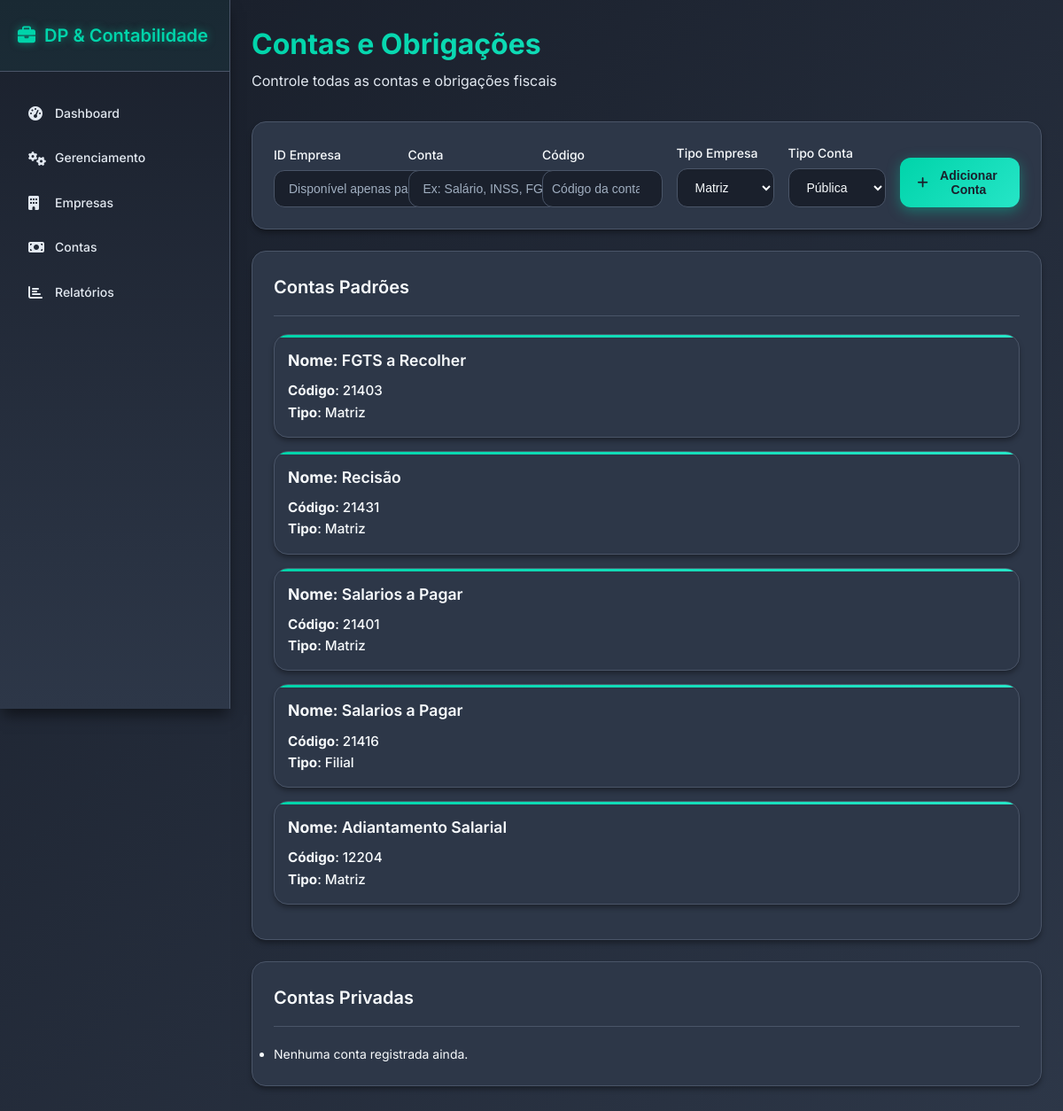
The page /contas on the database as committed earlier.
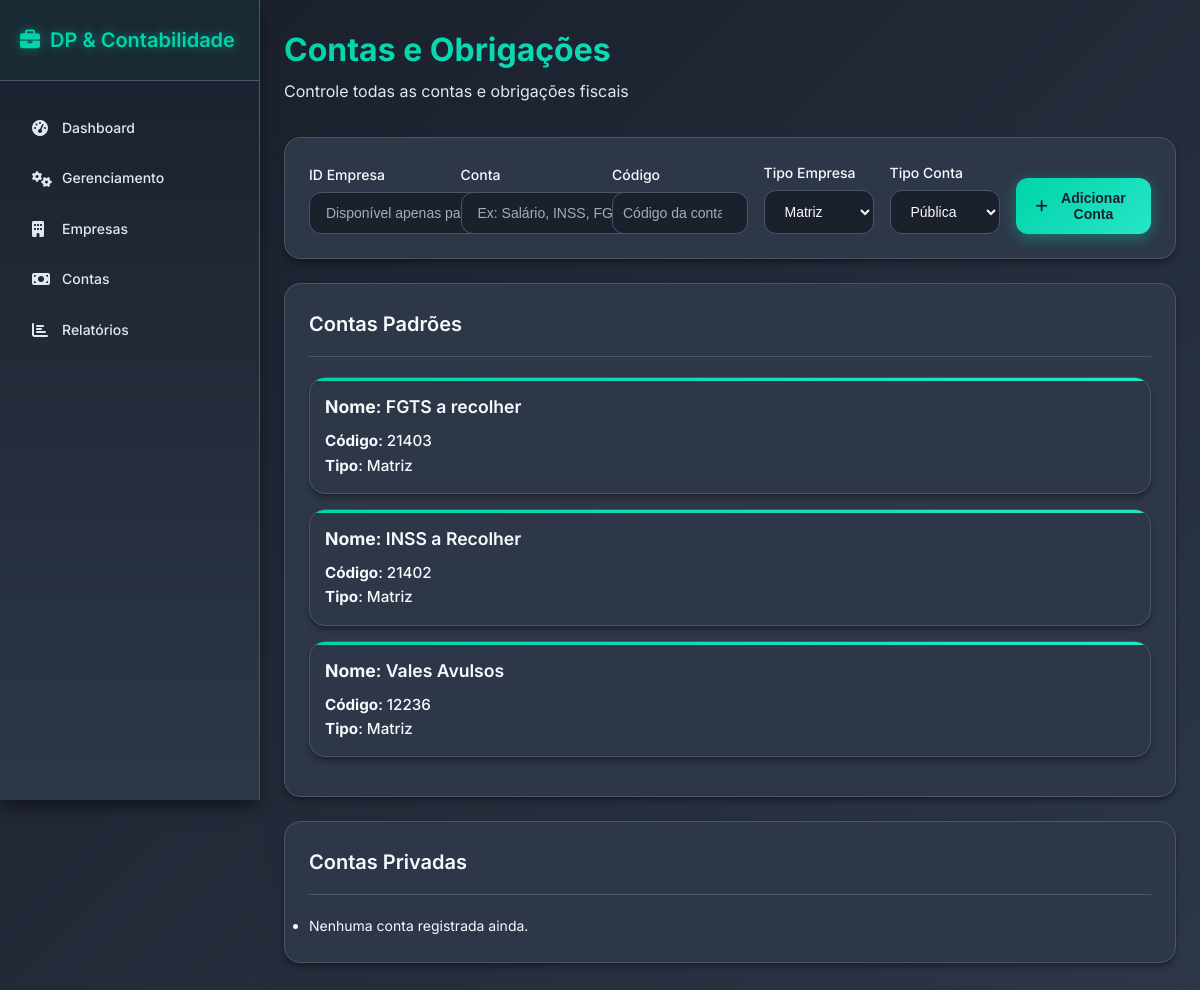
The same page on the database as committed later.
### tables this page shows
CREATE TABLE contas_modelos (
    id INTEGER PRIMARY KEY AUTOINCREMENT ,
    conta_nome VARCHAR(60) DEFAULT "RANDOM" UNIQUE,
    conta_codigo VARCHAR(10) NOT NULL UNIQUE,
    conta_tipo VARCHAR(15) DEFAULT "MATRIZ"
    );

### routes/contas.py (the view)
@contas_bp.route("/contas", methods=["GET"])
def return_page():
    contas, contas_privadas = Contas.retornar_contas()
    return render_template("contas.html", contas=contas, contas_privadas=contas_privadas)

### utils/db_comands.py (called while the page is built)
def execute_command(command, value=None):
    conn = sqlite3.connect(CAMINHO_DB)
    conn.row_factory = sqlite3.Row
    cursor = conn.cursor()
    if value is None:
        cursor.execute(command)
    else:
        cursor.execute(command, value)
    conn.commit()
    if command.strip().upper().startswith("SELECT"):
        rows = cursor.fetchall()
        return [dict(row) for row in rows]
    else:
        return cursor.lastrowid

### utils/func_contas.py (called while the page is built)
    @staticmethod
    def retornar_contas():
        contas = execute_command("SELECT * FROM contas_modelos")
        contas_privadas = execute_command("SELECT * FROM contas_privadas")
        return contas, contas_privadas

### templates/contas.html (shortened to what this page needs)
{% extends "base.html" %}
{% block content %}
<section id="contas" class="tab-content active">
  <div class="page-header">
    <h1>Contas e Obrigações</h1>
    <p>Controle todas as contas e obrigações fiscais</p>
  </div>
  <div class="content-card">
    <form action="{{ url_for('contas.criar_conta') }}" id="contaForm" class="form-grid" method="post">
      <div class="form-group">
        <label for="idEmpresa">ID Empresa</label>
        <input type="text" id="idEmpresa" name="id_empresa" placeholder="ID da empresa..." required>
      </div>
      <div class="form-group">
        <label for="contaDesc">Conta</label>
        <input style="width: 200px;" name="conta" type="text" id="contaDesc" placeholder="Ex: Salário, INSS, FGTS" required>
      </div>
      <div class="form-group">
        <label for="contaDesc">Código</label>
        <input style="height: 42px;" name="codigo" type="number" id="contaDesc" placeholder="Código da conta..." required>
      </div>
      <div class="form-group">
        <label for="contaDesc">Tipo Empresa</label>
        <select name="tipo" id="tipo_empresa">
          <option value="Matriz">Matriz</option>
        </select>
      </div>
      <div class="form-group">
        <label for="contaDesc">Tipo Conta</label>
        <select name="tipo_conta" id="tipo_conta">
          <option value="publica">Pública</option>
        </select>
      </div>
      <div class="form-actions">
        <button type="submit" class="btn btn-primary">
          <i class="fas fa-plus"></i> Adicionar Conta
        </button>
      </div>
    </form>
  </div>
  <div class="content-card">
    <div class="card-header">
      <h3>Contas Padrões</h3>
    </div>
    <ul id="contaLista">
      {% if contas %}
        {% for conta in contas %}
          <li class="empresa-item">
            <div class="empresa-header">
              <strong class="empresa-nome"><strong>Nome</strong>: {{ conta.conta_nome }}</strong>
            </div>
            <div class="empresa-details">
              <span class="empresa-cnpj"><strong>Código</strong>: {{ conta.conta_codigo }}</span>
            </div>
            <div class="empresa-details">
              <span class="empresa-cnpj"><strong>Tipo</strong>: {{ conta.conta_tipo}}</span>
            </div>
          </li>
        {% endfor %}
      {% else %}
        <li>Nenhuma conta registrada ainda.</li>
      {% endif %}
    </ul>
  </div>
  <div class="content-card">
    <div class="card-header">
      <h3>Contas Privadas</h3>
    </div>
    <ul id="contaLista">
      {% if contas_privadas %}
        {% for conta in contas_privadas %}
          <li class="empresa-item">
            <div class="empresa-header">
              <strong class="empresa-nome"><strong>Empresa id</strong>: {{ conta.empresa_id }}</strong>
            </div>
            <div class="empresa-header">
              <strong class="empresa-nome"><strong>Nome</strong>: {{ conta.conta_nome }}</strong>
            </div>
            <div class="empresa-details">
              <span class="empresa-cnpj"><strong>Código</strong>: {{ conta.conta_codigo }}</span>
            </div>
            <div class="empresa-details">
              <span class="empresa-cnpj"><strong>Tipo</strong>: {{ conta.conta_tipo}}</span>
            </div>
          </li>
        {% endfor %}
      {% else %}
        <li>Nenhuma conta registrada ainda.</li>
      {% endif %}
    </ul>
  </div>
</section>
{% endblock %}

### templates/base.html (shortened to what this page needs)
<!DOCTYPE html>
<html lang="pt-BR">
<head>
  <link rel="stylesheet" href="{{ url_for('static', filename='style.css') }}">
  <link rel="stylesheet" href="https://cdnjs.cloudflare.com/ajax/libs/font-awesome/6.4.2/css/all.min.css">
</head>
<body>
  <div class="app-container">
    <nav class="sidebar">
      <div class="sidebar-header">
        <h2><i class="fas fa-briefcase"></i> DP & Contabilidade</h2>
      </div>
      <ul class="nav-menu">
        <li class="nav-item {% if aba == 'dashboard' %}active{% endif %}">
          <a href="{{ url_for('dashboard.return_dashboard') }}"><i class="fas fa-tachometer-alt"></i> Dashboard</a>
        </li>
        <li class="nav-item {% if aba == 'gerenciamento' %}active{% endif %}">
          <a href="{{ url_for('gerenciamento.return_page') }}"><i class="fas fa-cogs"></i> Gerenciamento</a>
        </li>
        <li class="nav-item {% if aba == 'empresas' %}active{% endif %}">
          <a href="{{ url_for('empresas.return_page') }}"><i class="fas fa-building"></i> Empresas</a>
        </li>
        <li class="nav-item {% if aba == 'contas' %}active{% endif %}">
          <a href="{{ url_for('contas.return_page') }}"><i class="fas fa-money-bill"></i> Contas</a>
        </li>
        <li class="nav-item {% if aba == 'relatorios' %}active{% endif %}">
          <a href="{{ url_for('relatorios.return_page') }}"><i class="fas fa-chart-bar"></i> Relatórios</a>
        </li>
      </ul>
    </nav>
    <main class="main-content">
      {% block content %}{% endblock %}
    </main>
  </div>
</body>
</html>

Rows that differ between the two databases and show on the page:
removed contas_modelos: conta_nome "FGTS a Recolher", conta_codigo "21403", conta_tipo "Matriz"
removed contas_modelos: conta_nome "Recisão", conta_codigo "21431", conta_tipo "Matriz"
removed contas_modelos: conta_nome "Salarios a Pagar", conta_codigo "21401", conta_tipo "Matriz"
removed contas_modelos: conta_nome "Salarios a Pagar", conta_codigo "21416", conta_tipo "Filial"
removed contas_modelos: conta_nome "Adiantamento Salarial", conta_codigo "12204", conta_tipo "Matriz"
added contas_modelos: conta_nome "FGTS a recolher", conta_codigo "21403", conta_tipo "Matriz"
added contas_modelos: conta_nome "INSS a Recolher", conta_codigo "21402", conta_tipo "Matriz"
added contas_modelos: conta_nome "Vales Avulsos", conta_codigo "12236", conta_tipo "Matriz"
